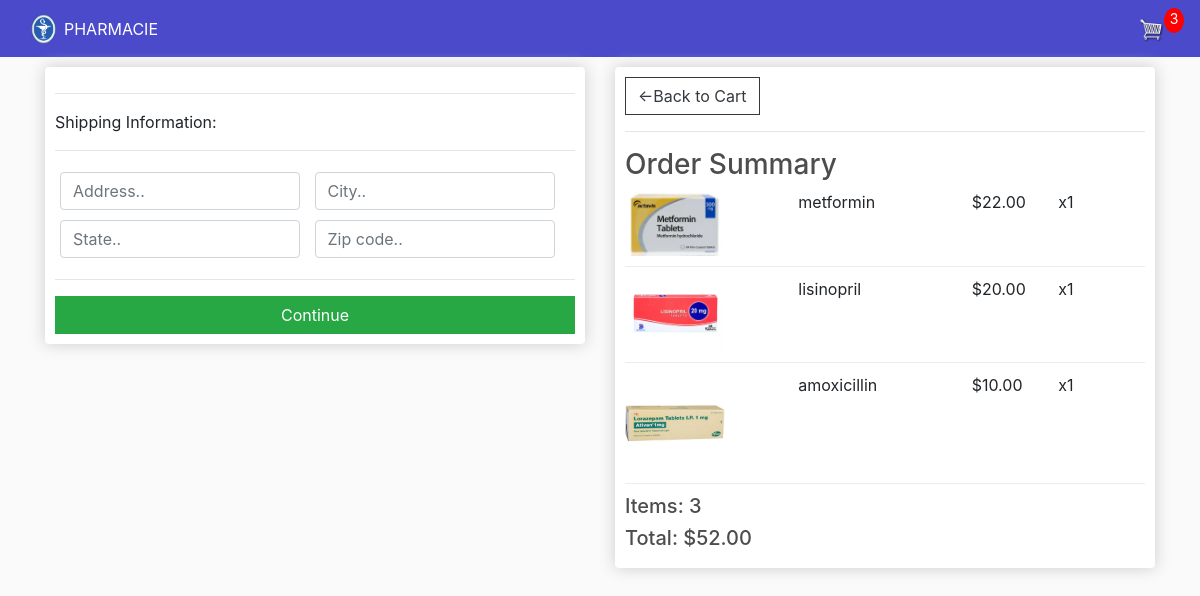
The page /checkout/ (signed in) on the database its author committed.
### store/models.py (models this page shows, shortened)
class OrderItem(models.Model):
    product= models.ForeignKey(
    Product,
    on_delete=models.SET_NULL,
    null=True,
    blank=True,
)
    order = models.ForeignKey(
    Order,
    on_delete=models.SET_NULL,
    null=True,
    blank=True,
)
    quantity=models.IntegerField(default=0,null=True,blank=True)
    date_added=models.DateTimeField(auto_now_add=True)
    @property
    def get_total(self):
        total = self.product.price * self.quantity
        return total

class Product(models.Model):
    name=models.CharField(max_length=200, null=True)
    price=models.DecimalField(max_digits=7,decimal_places=2)
    digital=models.BooleanField(default=False, null=True, blank=False)
    image=models.ImageField(null=True,blank=True)
    @property
    def imageURL(self):
        try:
            url= self.image.url
        except:
            url= ''
        return url

class Order(models.Model):
    customer = models.ForeignKey(
    Customer,
    on_delete=models.SET_NULL,
    null=True,
    blank=True
)
    date_order=models.DateTimeField(auto_now_add=True)
    complete=models.BooleanField(default=False,null=True,blank=False)
    transaction_id=models.CharField(max_length=200,null=True)
    @property
    def get_cart_total(self):
        orderitems = self.orderitem_set.all()
        total = sum([item.get_total for item in orderitems])
        return total
    @property
    def get_cart_item(self):
        orderitems = self.orderitem_set.all()
        total = sum([item.quantity for item in orderitems])
        return total
    @property
    def shipping(self):
        shipping = False
        orderitems = self.orderitem_set.all()
        for i in orderitems :
            if i.product.digital == False:
                shipping = True
        return shipping

### store/views.py (the view)
# urls.py: path('checkout/',views.checkout,name="checkout"),
def checkout(request):
    data = cartData(request)
    cartItems = data['cartItems']
    order = data['order']
    items = data['items']
    context = {'items':items, 'order':order, 'cartItems': cartItems, 'shipping':False}
    return render(request, 'store/checkout.html', context)

### store/utils.py (called while the page is built)
def cartData(request):
    if request.user.is_authenticated:
        customer = request.user.customer
        order, created = Order.objects.get_or_create(customer=customer, complete=False)
        items = order.orderitem_set.all()
        cartItems = order.get_cart_item
    else:
        cookieData = cookieCart(request)
        cartItems = cookieData['cartItems']
        order = cookieData['order']
        items = cookieData['items']
    return {'cartItems':cartItems, 'order':order, 'items':items}

### store/templates/store/checkout.html (shortened to what this page needs)
{% extends 'store/main.html' %}
{% load static %}
{% block content %}
    <div class="row">
        <div class="col-lg-6">
            <div class="box-element" id="form-wrapper">
                <form id="form">
                    <div id="shipping-info">
                        <hr>
                        <p>Shipping Information:</p>
                        <hr>
                        <div class="form-field">
                            <input class="form-control" type="text" name="address" placeholder="Address..">
                        </div>
                        <div class="form-field">
                            <input class="form-control" type="text" name="city" placeholder="City..">
                        </div>
                        <div class="form-field">
                            <input class="form-control" type="text" name="state" placeholder="State..">
                        </div>
                        <div class="form-field">
                            <input class="form-control" type="text" name="zipcode" placeholder="Zip code..">
                        </div>
                    </div>
                    <hr>
                    <input id="form-button" class="btn btn-success btn-block" type="submit" value="Continue">
                </form>
            </div>
            <br>
        </div>
        <div class="col-lg-6">
            <div class="box-element">
                <a class="btn btn-outline-dark" href="{% url 'cart' %}">&#x2190;Back to Cart</a>
                <hr>
                <h3>Order Summary</h3>
                {% for item in items %}
                <div class="cart-row">
                    <div style="flex:2"><img class="row-image" src="{{item.product.imageURL}}"></div>
                    <div style="flex:2"><p>{{item.product.name}}</p></div>
                    <div style="flex:1"><p>${{item.product.price|floatformat:2}}</p></div>
                    <div style="flex:1"><p>x{{item.quantity}}</p></div>
                </div>
                {% endfor %}
                <h5>Items:   {{order.get_cart_item}}</h5>
                <h5>Total:   ${{order.get_cart_total|floatformat:2}}</h5>
            </div>
        </div>
    </div>
{% endblock content %}

### static/css/main.css (style rules this page uses)
body { background-color: hsl(0, 0%, 98%); }
h1,h2,h3,h4,h5,h6 { color:hsl(0, 0%, 30%); }
.box-element { box-shadow:hsl(0, 0%, 80%) 0 0 16px; background-color: #fff; border-radius: 4px; padding: 10px; }
.col-lg-4, .col-lg-6, .col-lg-8, .col-lg-12 { margin-top: 10px; }
.btn { border-radius: 0; }
.row-image { width: 100px; }
.form-field { width:250px; display: inline-block; padding: 5px; }
.cart-row { display: flex; align-items: flex-stretch; padding-bottom: 10px; margin-bottom: 10px; border-bottom: 1px solid #ececec; }

### rows shown on the page
OrderItem: product.imageURL (picture), product.name "metformin", product.price "22.00", quantity "1"
OrderItem: product.imageURL (picture), product.name "lisinopril", product.price "20.00", quantity "1"
OrderItem: product.imageURL (picture), product.name "amoxicillin", product.price "10.00", quantity "1"
Order: get_cart_item "3", get_cart_total "52.00"

### other values the page prints
{{ cartItems }} "3"
